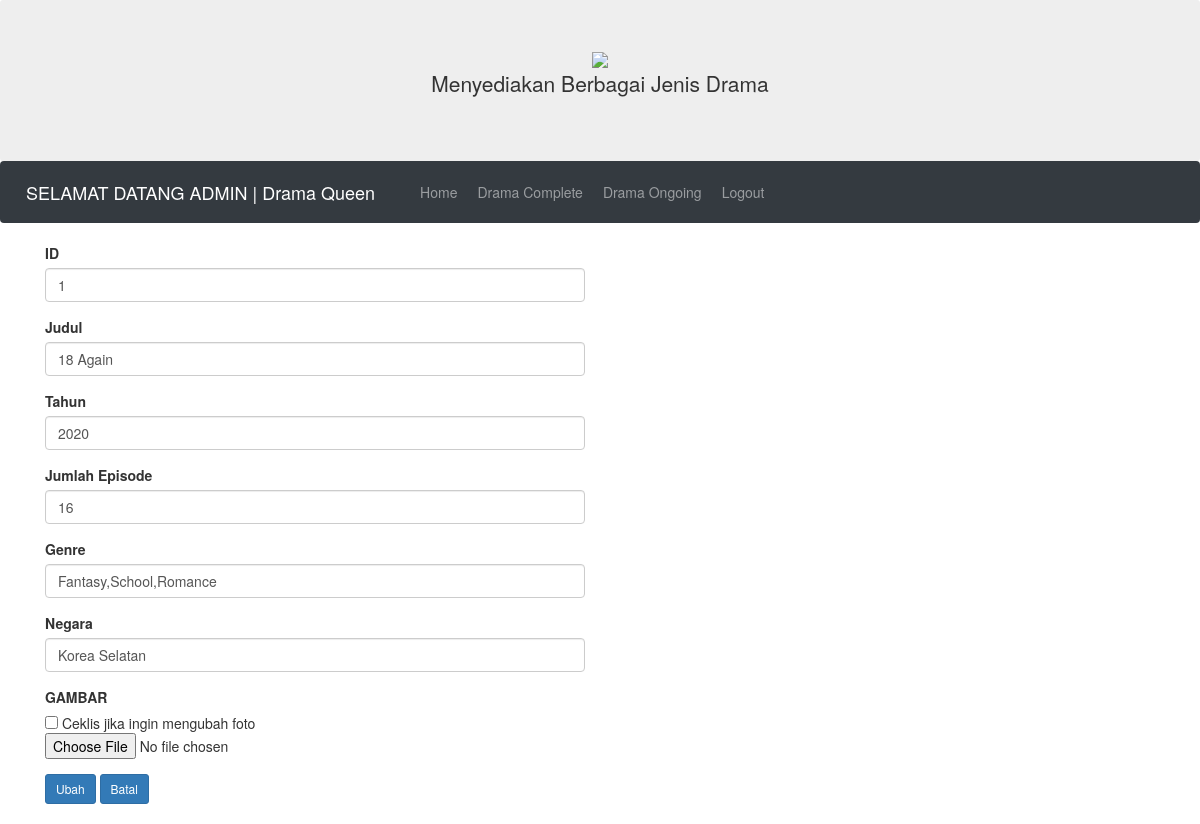
The page /on-admin/index.php?page=ongoing/edit&id=1 (signed in) on the database its author committed.
### tables this page shows
CREATE TABLE `ongoing` (
  `id` int(5) NOT NULL,
  `judul` varchar(30) NOT NULL,
  `tahun` int(4) NOT NULL,
  `jumlah_ep` int(5) NOT NULL,
  `genre` varchar(30) NOT NULL,
  `negara` varchar(20) NOT NULL,
  `gambar` varchar(200) NOT NULL
);

### on-admin/views/ongoing/edit.php (the view, shortened to what this page needs)
<?php
$urlcrud = "index.php?page=ongoing/";
	include "koneksi.php";
	$id = $_GET['id'];
	$query = "SELECT * FROM ongoing WHERE id='".$id."'";
	$sql = mysqli_query($connect, $query);
	$data = mysqli_fetch_array($sql);
	?>
	<div class="row">
	<div class="col-lg-6">
	<form method="post" action="<?= $urlcrud.'proses_edit&id='.$data['id'] ?>" enctype="multipart/form-data">
			<div class="form-group">
				<label>ID</label>
				<input type="text" name="id" value="<?php echo $data['id']; ?>" class="form-control">
			</div>
			<div class="form-group">
				<label>Judul</label>
				<input type="text" name="judul" value="<?php echo $data['judul']; ?>" class="form-control">
			</div>
			<div class="form-group">
				<label>Tahun</label>
				<input type="text" name="tahun" value="<?php echo $data['tahun']; ?>" class="form-control">
			</div>
			<div class="form-group">
				<label>Jumlah Episode</label>
				<input type="text" name="jumlah_ep" value="<?php echo $data['jumlah_ep']; ?>" class="form-control">
			</div>
			<div class="form-group">
				<label>Genre</label>
				<input type="text" name="genre" value="<?php echo $data['genre']; ?>" class="form-control">
			</div>
			<div class="form-group">
				<label>Negara</label>
				<input type="text" name="negara" value="<?php echo $data['negara']; ?>" class="form-control">
			</div>
			<div class="form-group">
				<label>GAMBAR</label><br>
				<input type="checkbox" name="ubah_foto" value="true"> Ceklis jika ingin mengubah foto<br>
				<input type="file" name="gambar" required>
			</div>
			<input type="submit" class="btn btn-primary btn-sm" name="Ubah" value="Ubah">
			<a href="index.php"><input type="button" class="btn btn-primary btn-sm" value="Batal"></a>
			<br>
			<br>
		</form>
	</div>
</div>

### rows shown on the page
ongoing: id "1", judul "18 Again", tahun "2020", jumlah_ep "16", genre "Fantasy,School,Romance", negara "Korea Selatan"
